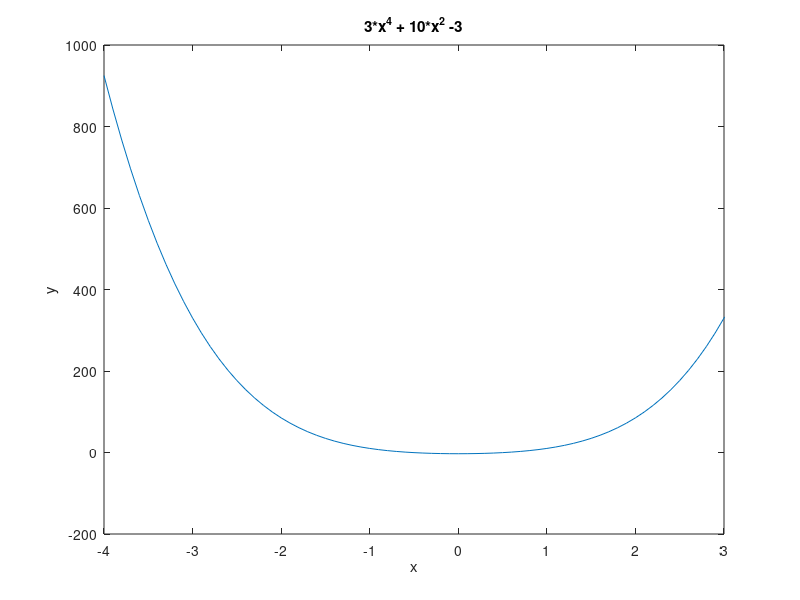
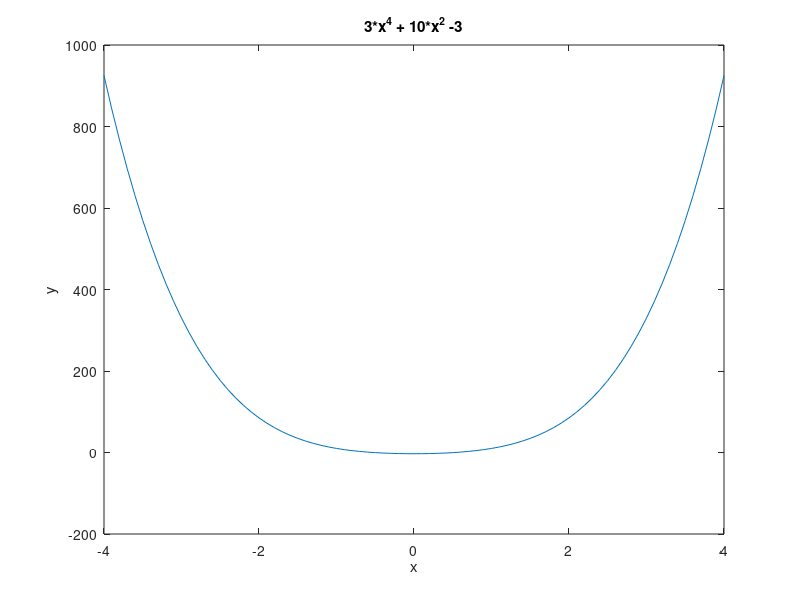

Write the MATLAB code that produced these figures, in order.
%{
Class: ENGR15100: Software Tools for Engineers
Instructor: Xiaoli Yang    
Author: Alberto Pizano
Assignment: Lab 3
File Name: PIZANO_LAB3_problem2.m
Date: 09/22/16
%}

%Delete an eventual pre-existing diary
delete xxx.txt

%Turn on a diary called mydiary.txt
diary xxx.txt

%clear screen
clc

%clear workspace
clear

disp('Al Pizano');
disp('');
disp('starting code: ');

%Completing lab x
%your source code here%

x=[-4:.1:4];
y=3.*x.^4 + 10.*x.^2 -3;
figure(1);
plot(x,y);
axis([-4 3 -200 1000]);
title('3*x^4 + 10*x^2 -3');
xlabel('x');
ylabel('y');
pause;
figure(2);
plot(x,y);
title('3*x^4 + 10*x^2 -3');
xlabel('x');
ylabel('y');
pause;
close all

%Turn off the diary function
diary off
